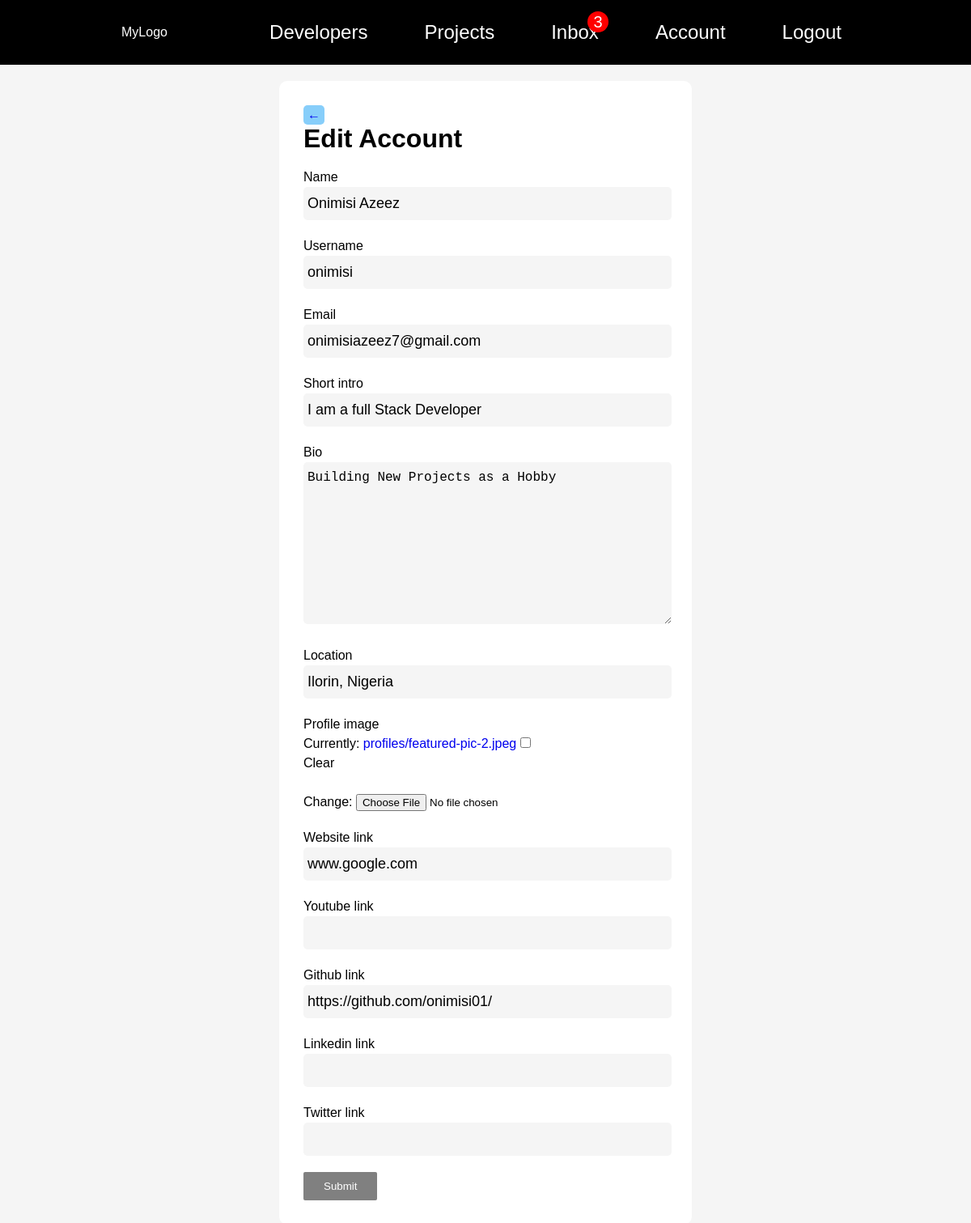
Page /edit-profile/ (signed in) on the committed database.
### users/models.py (models this page shows, shortened)
class Profile(models.Model):
    user = models.OneToOneField(User, on_delete=models.CASCADE, null=True, blank=True)
    name = models.CharField(max_length=200, blank=True, null=True)
    username = models.CharField(max_length=200, blank=True, null=True)
    email = models.EmailField(max_length=500, blank=True, null=True)
    short_intro = models.CharField(max_length=200, blank=True, null=True)
    bio = models.TextField(blank=True, null=True)
    location = models.CharField(max_length=200, null=True, blank=True)
    profile_image = models.ImageField(null=True, blank=True, upload_to='profiles/', default='profiles/user.svg')
    website_link = models.CharField(max_length=200, blank=True, null=True)
    linkedin_link = models.CharField(max_length=200, blank=True, null=True)
    youtube_link = models.CharField(max_length=200, blank=True, null=True)
    twitter_link = models.CharField(max_length=200, blank=True, null=True)
    github_link = models.CharField(max_length=200, blank=True, null=True)
    created = models.DateTimeField(auto_now_add=True)
    id = models.UUIDField(default=uuid.uuid4, unique=True, primary_key=True, editable=False)
    @property
    def get_unread_messages_count(self):
        unread_messages_count = self.messages.filter(is_seen=False).count()
        return unread_messages_count

### users/views.py (the view)
# urls.py: path('edit-profile/', views.edit_profile, name='edit-profile'),
@login_required(login_url='login')
def edit_profile(request):
    profile = request.user.profile
    form = ProfileForm(instance=profile)
    if request.method == "POST":
        form = ProfileForm(request.POST, request.FILES, instance=profile)
        if form.is_valid():
            form.save()
            return redirect('user-profile', profile.id)
    context = {'form': form}
    return render(request, 'users/edit_profile.html', context)

### users/forms.py
class ProfileForm(forms.ModelForm):
    class Meta:
        model = Profile
        fields = ['name', 'username', 'email', 'short_intro', 'bio', 'location', 'profile_image',
                  'website_link', 'youtube_link', 'github_link', 'linkedin_link', 'twitter_link',
                  ]
    def __init__(self, *args, **kwargs):
        super(ProfileForm, self).__init__(*args, **kwargs)
        for name, field in self.fields.items():
            field.widget.attrs.update({'class': 'input'})

### users/templates/users/edit_profile.html (shortened to what this page needs)
{% extends 'main.html' %}
{% block content %}
    <div class="body-container">
        <div class="signup-form">
            <a href="{% url 'user-profile' request.user.profile.id %}"><div class="back-btn">&#8592;</div></a>
            <h1>Edit Account</h1>
            <br>
            <form class="form-group" method="post" enctype="multipart/form-data" action="{% url 'edit-profile' %}" >
                {% for field in form %}
                 <div class="form-control">
                    <label>{{ field.label }}</label>
                    {{ field }}
                 </div>
                {% endfor %}
                <input class="message-btn" type="submit" value="Submit">
            </form>
        </div>
    </div>
{% endblock content %}

### templates/navbar.html
{% load static %}
<nav id="nav-bar">
        <div class="body-container">
            <div class="container">
                <div class="logo">MyLogo</div>
                <ul>
                    <li><a href="{% url 'profiles' %}">Developers</a></li>
                    <li><a href="{% url 'projects' %}">Projects</a></li>
                    {% if request.user.is_authenticated %}
                    <li class="inbox">
                      <a href="{% url 'inbox' %}">Inbox
                          {% if request.user.profile.get_unread_messages_count %}
                        <div>{{ request.user.profile.get_unread_messages_count }}</div>
                          {% endif %}
                      </a>
                    </li>
                    <li><a href="{% url 'user-profile' request.user.profile.id %}">Account</a></li>
                    <li><a href="{% url 'logout' %}">Logout</a></li>
                    {% else %}
                    <li><a href="{% url 'login' %}">Login/Signup</a></li>
                    {% endif %}
                </ul>
            </div>
        </div>
</nav>

### static/styles/style_devsearch.css (style rules this page uses)
* { margin: 0; padding: 0; }
body { background-color: whitesmoke; font-family: Arial, Helvetica, sans-serif; line-height: 1.5em; }
.body-container { width: 75%; margin: 0 auto; }
a { text-decoration: none; }
ul { list-style: none; }
#nav-bar { background-color: black; color: white; height: 80px; }
#nav-bar a { color: white; }
#nav-bar .container { display: flex; align-items: center; justify-content: space-between; height: 80px; }
#nav-bar ul { display: flex; list-style: none; font-size: x-large; }
#nav-bar ul li { margin-left: 50px; padding: 10px; }
.inbox { position: relative; }
.inbox div { background-color: red; height: 20px; width: 20px; border-radius: 50%; padding: 3px; font-size: smaller; display: flex; justify-content: center; align-items: center; position: absolute; top: -4px; left: 55px; }
textarea { background-color: white; }
.message-btn { background-color: gray; color: white; padding: 10px 25px; border-radius: 2px; border: none; }
.back-btn { display: inline-block; background-color: lightskyblue; padding: 0 5px; border-radius: 5px; margin-bottom: 5px; }
.form-group .form-control { margin-bottom: 20px; }
.form-group label { display: block; }
.input[type='text'], .input[type='password'], .input[type='email'], textarea { width: 100%; padding: 10px 0 10px 5px; border-radius: 5px; font-size: large; background-color: whitesmoke; border: none; }
.signup-form { width: 50%; margin: 20px auto; padding: 30px; background-color: white; border-radius: 10px; }

### rows in the picture
Profile: form "Onimisi Azeez" "onimisi" "onimisiazeez7@gmail.com" "I am a full Stack Developer" "Building New Projects as a Hobby" "Ilorin, Nigeria" "www.google.com" "https://github.com/onimisi01/"

### other values in the picture
{{ request.user.profile.get_unread_messages_count }} "3"
{{ field.label }} "Name" "Username" "Email" "Short intro" "Bio" "Location" "Profile image" "Website link" "Youtube link" "Github link" "Linkedin link" "Twitter link"
